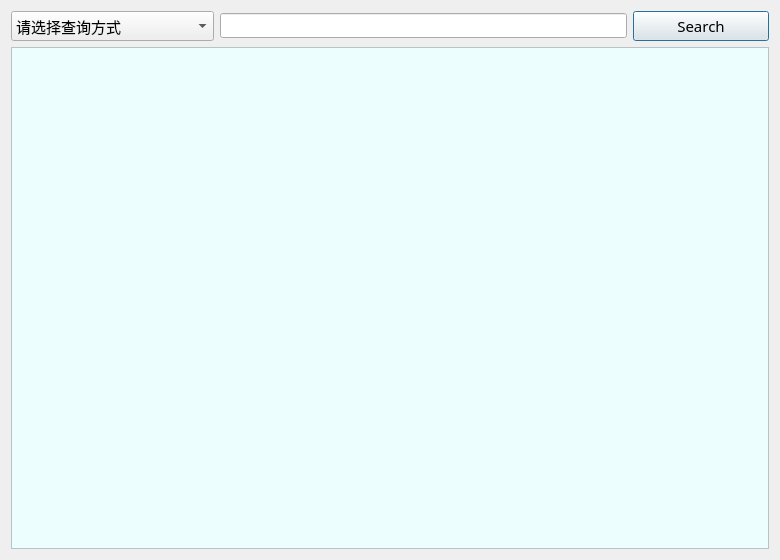
<?xml version="1.0" encoding="UTF-8"?>
<ui version="4.0">
 <class>QueryStu</class>
 <widget class="QDialog" name="QueryStu">
  <property name="geometry">
   <rect>
    <x>0</x>
    <y>0</y>
    <width>780</width>
    <height>560</height>
   </rect>
  </property>
  <property name="windowTitle">
   <string>查询学生信息</string>
  </property>
  <layout class="QVBoxLayout" name="verticalLayout" stretch="1,9">
   <item>
    <layout class="QHBoxLayout" name="horizontalLayout" stretch="3,6,2">
     <item>
      <widget class="QComboBox" name="cbb_method">
       <property name="font">
        <font>
         <family>黑体</family>
         <pointsize>11</pointsize>
        </font>
       </property>
       <item>
        <property name="text">
         <string>请选择查询方式</string>
        </property>
       </item>
       <item>
        <property name="text">
         <string>按姓名查询</string>
        </property>
       </item>
       <item>
        <property name="text">
         <string>按学号查询</string>
        </property>
       </item>
       <item>
        <property name="text">
         <string>按性别查询</string>
        </property>
       </item>
       <item>
        <property name="text">
         <string>按年龄查询</string>
        </property>
       </item>
       <item>
        <property name="text">
         <string>按院系查询</string>
        </property>
       </item>
      </widget>
     </item>
     <item>
      <widget class="QLineEdit" name="le_search">
       <property name="font">
        <font>
         <family>黑体</family>
        </font>
       </property>
      </widget>
     </item>
     <item>
      <widget class="QPushButton" name="btn_search">
       <property name="font">
        <font>
         <family>黑体</family>
         <pointsize>11</pointsize>
        </font>
       </property>
       <property name="text">
        <string>Search</string>
       </property>
      </widget>
     </item>
    </layout>
   </item>
   <item>
    <widget class="QTableView" name="tableView">
     <property name="sizePolicy">
      <sizepolicy hsizetype="Preferred" vsizetype="Preferred">
       <horstretch>0</horstretch>
       <verstretch>0</verstretch>
      </sizepolicy>
     </property>
     <property name="font">
      <font>
       <family>黑体</family>
       <pointsize>9</pointsize>
       <weight>50</weight>
       <italic>false</italic>
       <bold>false</bold>
      </font>
     </property>
     <property name="styleSheet">
      <string notr="true">font: 9pt &quot;黑体&quot;;
background-color: rgb(237, 254, 255);</string>
     </property>
     <property name="gridStyle">
      <enum>Qt::NoPen</enum>
     </property>
     <property name="sortingEnabled">
      <bool>true</bool>
     </property>
    </widget>
   </item>
  </layout>
 </widget>
 <resources/>
 <connections/>
</ui>
